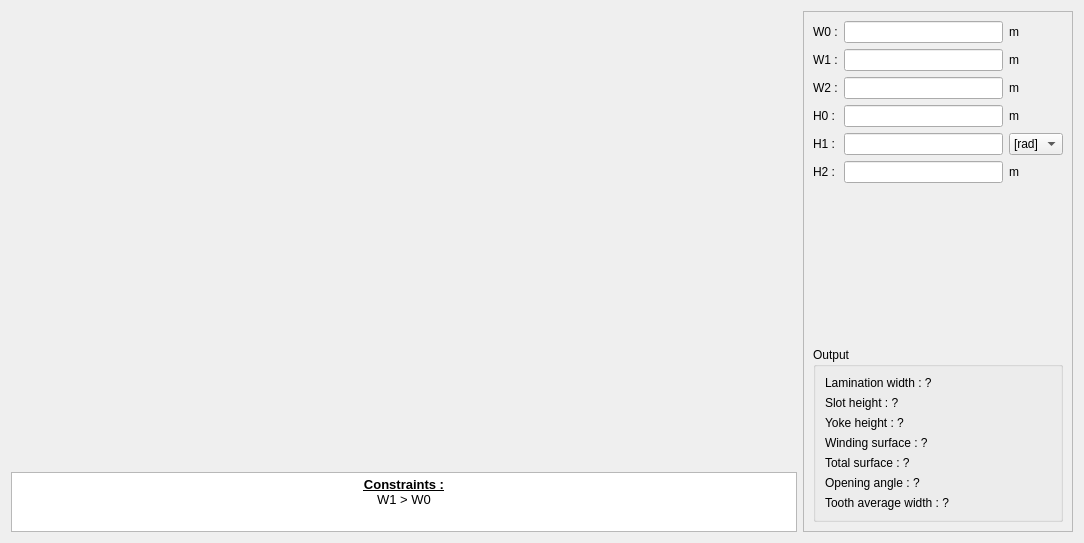
<?xml version="1.0" encoding="UTF-8"?>
<ui version="4.0">
 <class>PWSlot63</class>
 <widget class="QWidget" name="PWSlot63">
  <property name="geometry">
   <rect>
    <x>0</x>
    <y>0</y>
    <width>1084</width>
    <height>543</height>
   </rect>
  </property>
  <property name="minimumSize">
   <size>
    <width>630</width>
    <height>470</height>
   </size>
  </property>
  <property name="maximumSize">
   <size>
    <width>16777215</width>
    <height>16777215</height>
   </size>
  </property>
  <property name="windowTitle">
   <string>Form</string>
  </property>
  <layout class="QHBoxLayout" name="horizontalLayout">
   <item>
    <layout class="QVBoxLayout" name="verticalLayout_2">
     <item>
      <widget class="QLabel" name="img_slot">
       <property name="sizePolicy">
        <sizepolicy hsizetype="Expanding" vsizetype="Expanding">
         <horstretch>0</horstretch>
         <verstretch>0</verstretch>
        </sizepolicy>
       </property>
       <property name="maximumSize">
        <size>
         <width>16777215</width>
         <height>16777215</height>
        </size>
       </property>
       <property name="text">
        <string/>
       </property>
       <property name="pixmap">
        <pixmap resource="../../../../Resources/pyleecan.qrc">:/images/images/MachineSetup/WSlot/SlotW63_wind_int_rotor.png</pixmap>
       </property>
       <property name="scaledContents">
        <bool>false</bool>
       </property>
       <property name="alignment">
        <set>Qt::AlignCenter</set>
       </property>
      </widget>
     </item>
     <item>
      <widget class="QTextEdit" name="txt_constraint">
       <property name="sizePolicy">
        <sizepolicy hsizetype="Expanding" vsizetype="Fixed">
         <horstretch>0</horstretch>
         <verstretch>0</verstretch>
        </sizepolicy>
       </property>
       <property name="maximumSize">
        <size>
         <width>16777215</width>
         <height>60</height>
        </size>
       </property>
       <property name="verticalScrollBarPolicy">
        <enum>Qt::ScrollBarAlwaysOff</enum>
       </property>
       <property name="html">
        <string>&lt;!DOCTYPE HTML PUBLIC &quot;-//W3C//DTD HTML 4.0//EN&quot; &quot;http://www.w3.org/TR/REC-html40/strict.dtd&quot;&gt;
&lt;html&gt;&lt;head&gt;&lt;meta name=&quot;qrichtext&quot; content=&quot;1&quot; /&gt;&lt;style type=&quot;text/css&quot;&gt;
p, li { white-space: pre-wrap; }
&lt;/style&gt;&lt;/head&gt;&lt;body style=&quot; font-family:'MS Shell Dlg 2'; font-size:8.15094pt; font-weight:400; font-style:normal;&quot;&gt;
&lt;p align=&quot;center&quot; style=&quot; margin-top:0px; margin-bottom:0px; margin-left:0px; margin-right:0px; -qt-block-indent:0; text-indent:0px;&quot;&gt;&lt;span style=&quot; font-size:10pt; font-weight:600; text-decoration: underline;&quot;&gt;Constraints :&lt;/span&gt;&lt;/p&gt;
&lt;p align=&quot;center&quot; style=&quot; margin-top:0px; margin-bottom:0px; margin-left:0px; margin-right:0px; -qt-block-indent:0; text-indent:0px;&quot;&gt;&lt;span style=&quot; font-size:10pt;&quot;&gt;W1 &amp;gt; W0&lt;/span&gt;&lt;/p&gt;&lt;/body&gt;&lt;/html&gt;</string>
       </property>
       <property name="textInteractionFlags">
        <set>Qt::TextSelectableByKeyboard|Qt::TextSelectableByMouse</set>
       </property>
      </widget>
     </item>
    </layout>
   </item>
   <item>
    <widget class="QScrollArea" name="scrollArea">
     <property name="minimumSize">
      <size>
       <width>270</width>
       <height>0</height>
      </size>
     </property>
     <property name="maximumSize">
      <size>
       <width>270</width>
       <height>16777215</height>
      </size>
     </property>
     <property name="widgetResizable">
      <bool>true</bool>
     </property>
     <widget class="QWidget" name="scrollAreaWidgetContents">
      <property name="geometry">
       <rect>
        <x>0</x>
        <y>0</y>
        <width>268</width>
        <height>523</height>
       </rect>
      </property>
      <layout class="QVBoxLayout" name="verticalLayout">
       <item>
        <layout class="QGridLayout" name="gridLayout">
         <item row="2" column="2">
          <widget class="QLabel" name="unit_W2">
           <property name="text">
            <string>m</string>
           </property>
          </widget>
         </item>
         <item row="1" column="1">
          <widget class="FloatEdit" name="lf_W1"/>
         </item>
         <item row="1" column="2">
          <widget class="QLabel" name="unit_W1">
           <property name="text">
            <string>m</string>
           </property>
          </widget>
         </item>
         <item row="3" column="1">
          <widget class="FloatEdit" name="lf_H0"/>
         </item>
         <item row="2" column="0">
          <widget class="QLabel" name="in_W2">
           <property name="text">
            <string>W2 :</string>
           </property>
          </widget>
         </item>
         <item row="4" column="1">
          <widget class="FloatEdit" name="lf_H1"/>
         </item>
         <item row="3" column="2">
          <widget class="QLabel" name="unit_H0">
           <property name="text">
            <string>m</string>
           </property>
          </widget>
         </item>
         <item row="2" column="1">
          <widget class="FloatEdit" name="lf_W2"/>
         </item>
         <item row="5" column="0">
          <widget class="QLabel" name="in_H2">
           <property name="text">
            <string>H2 :</string>
           </property>
          </widget>
         </item>
         <item row="1" column="0">
          <widget class="QLabel" name="in_W1">
           <property name="text">
            <string>W1 :</string>
           </property>
          </widget>
         </item>
         <item row="0" column="2">
          <widget class="QLabel" name="unit_W0">
           <property name="text">
            <string>m</string>
           </property>
          </widget>
         </item>
         <item row="5" column="1">
          <widget class="FloatEdit" name="lf_H2"/>
         </item>
         <item row="0" column="1">
          <widget class="FloatEdit" name="lf_W0"/>
         </item>
         <item row="3" column="0">
          <widget class="QLabel" name="in_H0">
           <property name="text">
            <string>H0 :</string>
           </property>
          </widget>
         </item>
         <item row="0" column="0">
          <widget class="QLabel" name="in_W0">
           <property name="text">
            <string>W0 :</string>
           </property>
          </widget>
         </item>
         <item row="5" column="2">
          <widget class="QLabel" name="unit_H2">
           <property name="text">
            <string>m</string>
           </property>
          </widget>
         </item>
         <item row="4" column="0">
          <widget class="QLabel" name="in_H1">
           <property name="text">
            <string>H1 :</string>
           </property>
          </widget>
         </item>
         <item row="4" column="2">
          <widget class="QComboBox" name="c_H1_unit">
           <item>
            <property name="text">
             <string>[rad]</string>
            </property>
           </item>
           <item>
            <property name="text">
             <string>[°]</string>
            </property>
           </item>
          </widget>
         </item>
        </layout>
       </item>
       <item>
        <spacer name="verticalSpacer">
         <property name="orientation">
          <enum>Qt::Vertical</enum>
         </property>
         <property name="sizeHint" stdset="0">
          <size>
           <width>20</width>
           <height>40</height>
          </size>
         </property>
        </spacer>
       </item>
       <item>
        <widget class="QGroupBox" name="g_output">
         <property name="minimumSize">
          <size>
           <width>200</width>
           <height>0</height>
          </size>
         </property>
         <property name="title">
          <string>Output</string>
         </property>
         <layout class="QVBoxLayout" name="verticalLayout_3">
          <item>
           <widget class="QLabel" name="out_Wlam">
            <property name="text">
             <string>Lamination width : ?</string>
            </property>
           </widget>
          </item>
          <item>
           <widget class="QLabel" name="out_slot_height">
            <property name="text">
             <string>Slot height : ?</string>
            </property>
           </widget>
          </item>
          <item>
           <widget class="QLabel" name="out_yoke_height">
            <property name="text">
             <string>Yoke height : ?</string>
            </property>
           </widget>
          </item>
          <item>
           <widget class="QLabel" name="out_wind_surface">
            <property name="text">
             <string>Winding surface : ?</string>
            </property>
           </widget>
          </item>
          <item>
           <widget class="QLabel" name="out_tot_surface">
            <property name="text">
             <string>Total surface : ?</string>
            </property>
           </widget>
          </item>
          <item>
           <widget class="QLabel" name="out_op_angle">
            <property name="text">
             <string>Opening angle : ?</string>
            </property>
           </widget>
          </item>
          <item>
           <widget class="QLabel" name="out_tooth_width">
            <property name="text">
             <string>Tooth average width : ?</string>
            </property>
           </widget>
          </item>
         </layout>
        </widget>
       </item>
      </layout>
     </widget>
    </widget>
   </item>
  </layout>
 </widget>
 <customwidgets>
  <customwidget>
   <class>FloatEdit</class>
   <extends>QLineEdit</extends>
   <header>......GUI/Tools/FloatEdit.h</header>
  </customwidget>
 </customwidgets>
 <tabstops>
  <tabstop>lf_W0</tabstop>
  <tabstop>lf_W1</tabstop>
  <tabstop>lf_W2</tabstop>
  <tabstop>lf_H0</tabstop>
  <tabstop>lf_H1</tabstop>
  <tabstop>lf_H2</tabstop>
  <tabstop>txt_constraint</tabstop>
  <tabstop>scrollArea</tabstop>
 </tabstops>
 <resources>
  <include location="../../../../Resources/pyleecan.qrc"/>
  <include location="../../../../Resources/pyleecan.qrc"/>
 </resources>
 <connections/>
</ui>
